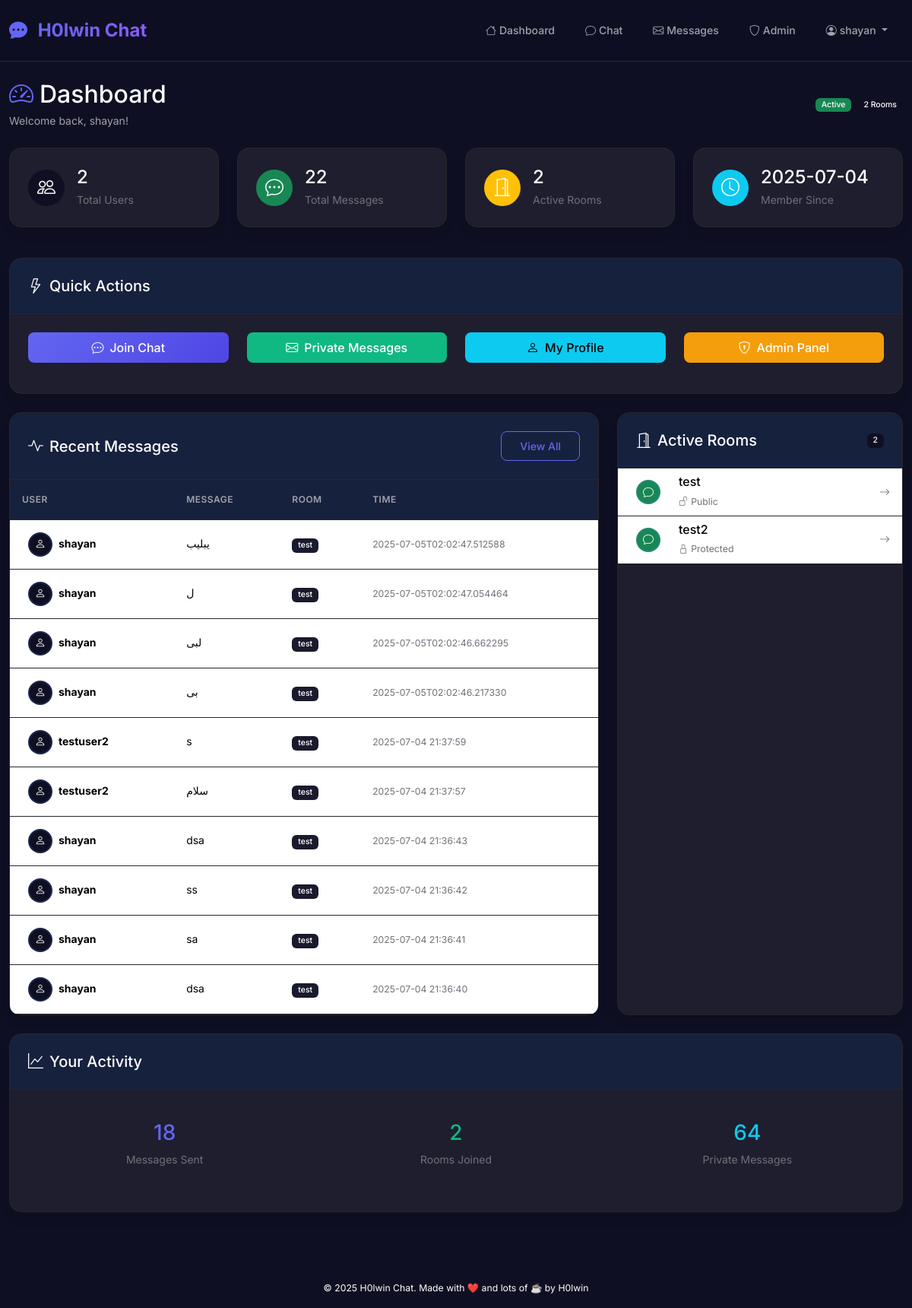
Before: /dashboard (signed in) with the older database file.
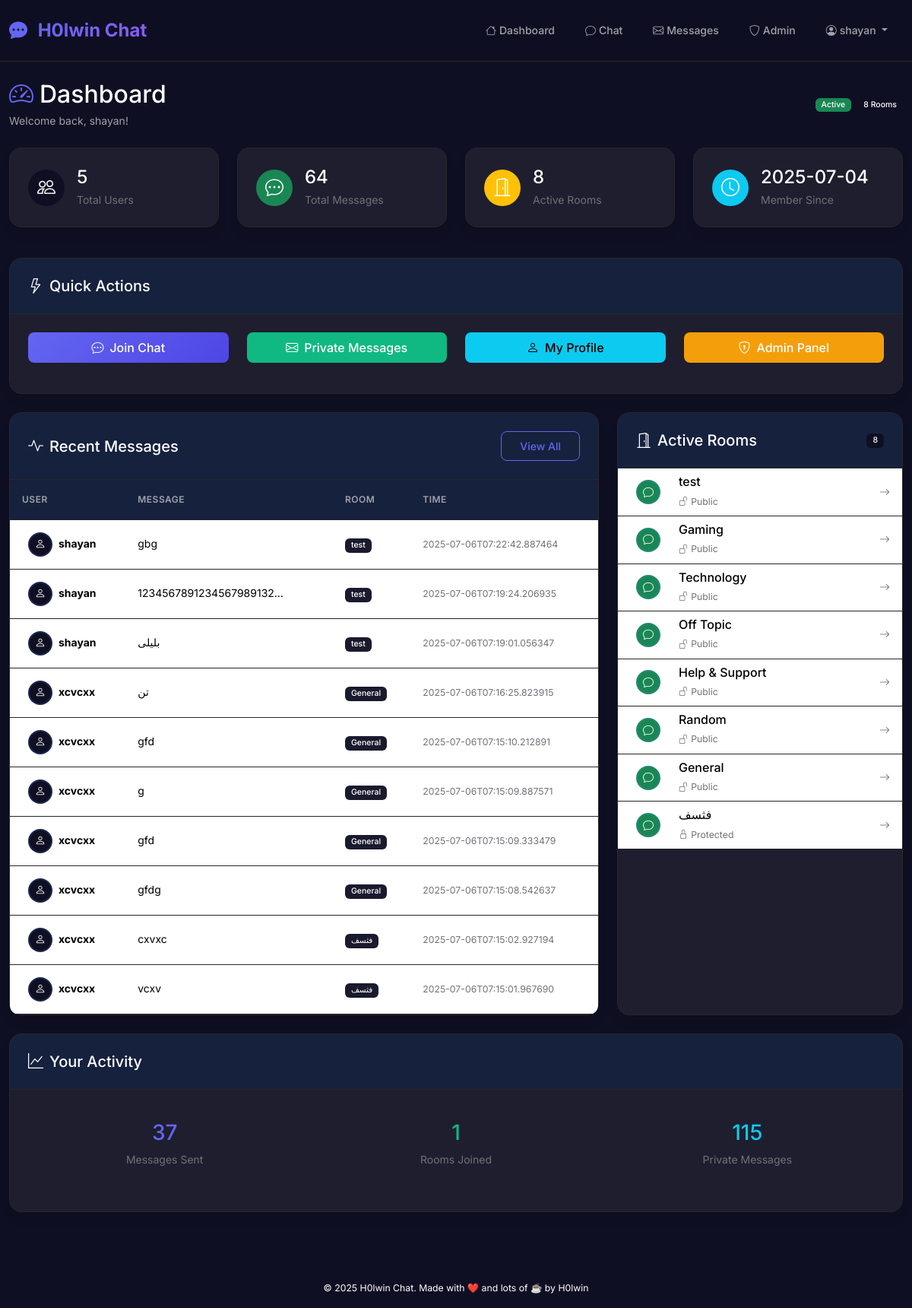
After: the same page with the newer database file.
### tables this page shows
CREATE TABLE messages (
    id INTEGER PRIMARY KEY AUTOINCREMENT,
    sender_id INTEGER NOT NULL,
    room_id INTEGER,
    content TEXT NOT NULL,
    timestamp TIMESTAMP DEFAULT CURRENT_TIMESTAMP,
    FOREIGN KEY (sender_id) REFERENCES users(id) ON DELETE CASCADE,
    FOREIGN KEY (room_id) REFERENCES rooms(id) ON DELETE SET NULL
);

CREATE TABLE "users" (
                    id INTEGER PRIMARY KEY AUTOINCREMENT,
                    username TEXT UNIQUE NOT NULL,
                    email TEXT UNIQUE NOT NULL,
                    hashed_password TEXT NOT NULL,
                    is_admin INTEGER DEFAULT 0,
                    created_at TIMESTAMP DEFAULT CURRENT_TIMESTAMP
                , display_name TEXT, bio TEXT, birth_date DATE, profile_image TEXT, last_seen TIMESTAMP);

CREATE TABLE rooms (
    id INTEGER PRIMARY KEY AUTOINCREMENT,
    name TEXT UNIQUE NOT NULL,
    slug TEXT UNIQUE NOT NULL,
    created_at TIMESTAMP DEFAULT CURRENT_TIMESTAMP
, password TEXT, hidden BOOLEAN DEFAULT 0);

### backend/app.py (the view)
@app.route('/dashboard')
@login_required
def dashboard():
    with get_db() as conn:
        cur = conn.cursor()
        cur.execute('SELECT id, username, email, is_admin, created_at FROM users')
        users = [dict(id=row[0], username=row[1], email=row[2], is_admin=row[3], created_at=row[4]) for row in cur.fetchall()]
        cur.execute('SELECT id, sender_id, content, timestamp FROM messages')
        messages = [dict(id=row[0], sender_id=row[1], content=row[2], timestamp=row[3]) for row in cur.fetchall()]
        cur.execute('''
            SELECT messages.id, users.username, messages.content, messages.timestamp, rooms.name as room_name
            FROM messages
            JOIN users ON messages.sender_id = users.id
            LEFT JOIN rooms ON messages.room_id = rooms.id
            ORDER BY messages.timestamp DESC
            LIMIT 10
        ''')
        recent_messages = [dict(id=row[0], username=row[1], content=row[2], timestamp=row[3], room_name=row[4] or 'General') for row in cur.fetchall()]
        cur.execute('SELECT COUNT(*) FROM messages WHERE sender_id = ?', (current_user.id,))
        user_message_count = cur.fetchone()[0]
        cur.execute('SELECT COUNT(DISTINCT room_id) FROM messages WHERE sender_id = ?', (current_user.id,))
        user_rooms_joined = cur.fetchone()[0]
        cur.execute('SELECT COUNT(*) FROM private_messages WHERE sender_id = ? OR receiver_id = ?', (current_user.id, current_user.id))
        user_pm_count = cur.fetchone()[0]
    rooms = fetch_rooms()
    return render_template('dashboard.html',
                         rooms=rooms,
                         users=users,
                         messages=messages,
                         recent_messages=recent_messages,
                         user_message_count=user_message_count,
                         user_rooms_joined=user_rooms_joined,
                         user_pm_count=user_pm_count)

### backend/app.py (called while the page is built)
@login_manager.user_loader
def load_user(user_id):
    return get_user_by_id(user_id)

def get_db():
    db_path = os.path.join(os.path.dirname(__file__), 'db', 'chatroom.db')
    return sqlite3.connect(db_path)

def fetch_rooms():
    print('fetch_rooms() called')
    with get_db() as conn:
        cur = conn.cursor()
        cur.execute('SELECT id, name, slug, password, created_at, hidden FROM rooms WHERE hidden = 0 ORDER BY created_at ASC')
        rooms = [dict(id=row[0], name=row[1], slug=row[2], has_password=bool(row[3]), created_at=row[4], hidden=bool(row[5])) for row in cur.fetchall()]
        print(f'fetch_rooms() returning {len(rooms)} rooms: {rooms}')
        return rooms

def get_setting(key, default=None):
    with get_db() as conn:
        cur = conn.cursor()
        cur.execute('SELECT value FROM settings WHERE key = ?', (key,))
        row = cur.fetchone()
        return row[0] if row else default

@app.context_processor
def inject_site_name():
    site_name = get_setting('site_name', 'ChatRoom')
    return dict(site_name=site_name)

### frontend/templates/dashboard.html (shortened to what the changed rows need)
{% extends 'base.html' %}
{% block content %}
<div class="container-fluid">
    <div class="row">
        <div class="col-12">
            <div class="d-flex justify-content-between align-items-center mb-4">
                <div>
                    <h2 class="mb-1">
                        <i class="bi bi-speedometer2 me-2 text-primary"></i>Dashboard
                    </h2>
                </div>
                <div class="d-flex gap-2">
                    <span class="badge bg-success">Active</span>
                    <span class="badge bg-primary">{{ rooms|length }} Rooms</span>
                </div>
            </div>
            <div class="row mb-4">
                <div class="col-md-3 mb-3">
                    <div class="card h-100">
                        <div class="card-body">
                            <div class="d-flex align-items-center">
                                <div class="flex-grow-1 ms-3">
                                    <h4 class="mb-1">{{ users|length }}</h4>
                                    <p class="text-muted mb-0">Total Users</p>
                                </div>
                            </div>
                        </div>
                    </div>
                </div>
                <div class="col-md-3 mb-3">
                    <div class="card h-100">
                        <div class="card-body">
                            <div class="d-flex align-items-center">
                                <div class="flex-grow-1 ms-3">
                                    <h4 class="mb-1">{{ messages|length }}</h4>
                                    <p class="text-muted mb-0">Total Messages</p>
                                </div>
                            </div>
                        </div>
                    </div>
                </div>
                <div class="col-md-3 mb-3">
                    <div class="card h-100">
                        <div class="card-body">
                            <div class="d-flex align-items-center">
                                <div class="flex-grow-1 ms-3">
                                    <h4 class="mb-1">{{ rooms|length }}</h4>
                                    <p class="text-muted mb-0">Active Rooms</p>
                                </div>
                            </div>
                        </div>
                    </div>
                </div>
            </div>
            <div class="row">
                <div class="col-md-8 mb-4">
                    <div class="card h-100">
                        <div class="card-body p-0">
                            <div class="table-responsive">
                                <table class="table table-hover mb-0">
                                    <thead>
                                        <tr>
                                            <th>User</th>
                                            <th>Message</th>
                                            <th>Room</th>
                                            <th>Time</th>
                                        </tr>
                                    </thead>
                                    <tbody>
                                        {% for msg in recent_messages %}
                                        <tr>
                                            <td>
                                                <div class="d-flex align-items-center">
                                                    <div class="avatar-sm bg-primary rounded-circle d-flex align-items-center justify-content-center me-2">
                                                        <i class="bi bi-person text-white"></i>
                                                    </div>
                                                    <strong>{{ msg.username }}</strong>
                                                </div>
                                            </td>
                                            <td>
                                                <div class="text-truncate" style="max-width: 200px;" title="{{ msg.content }}">
                                                    {{ msg.content }}
                                                </div>
                                            </td>
                                            <td>
                                                <span class="badge bg-secondary">{{ msg.room_name }}</span>
                                            </td>
                                            <td>
                                                <small class="text-muted">{{ msg.timestamp }}</small>
                                            </td>
                                        </tr>
                                        {% endfor %}
                                    </tbody>
                                </table>
                            </div>
                        </div>
                    </div>
                </div>
                <div class="col-md-4 mb-4">
                    <div class="card h-100">
                        <div class="card-header d-flex justify-content-between align-items-center">
                            <h5 class="mb-0">
                                <i class="bi bi-door-open me-2"></i>Active Rooms
                            </h5>
                            <span class="badge bg-primary">{{ rooms|length }}</span>
                        </div>
                        <div class="card-body p-0">
                            <div class="list-group list-group-flush">
                                {% for room in rooms %}
                                <a href="/chat/room/{{ room.slug }}" class="list-group-item list-group-item-action">
                                    <div class="d-flex align-items-center">
                                        <div class="flex-shrink-0">
                                            <div class="avatar-sm bg-success rounded-circle d-flex align-items-center justify-content-center">
                                                <i class="bi bi-chat text-white"></i>
                                            </div>
                                        </div>
                                        <div class="flex-grow-1 ms-3">
                                            <h6 class="mb-1 room-name">{{ room.name }}</h6>
                                            <small class="text-muted">
                                                {% if room.has_password %}
                                                <i class="bi bi-lock me-1"></i>Protected
                                                {% else %}
                                                <i class="bi bi-unlock me-1"></i>Public
                                                {% endif %}
                                            </small>
                                        </div>
                                        <div class="flex-shrink-0">
                                            <i class="bi bi-arrow-right text-muted"></i>
                                        </div>
                                    </div>
                                </a>
                                {% endfor %}
                            </div>
                        </div>
                    </div>
                </div>
            </div>
            <div class="row">
                <div class="col-12">
                    <div class="card">
                        <div class="card-body">
                            <div class="row">
                                <div class="col-md-4 text-center mb-3">
                                    <div class="p-3">
                                        <h3 class="text-primary mb-2">{{ user_message_count }}</h3>
                                        <p class="text-muted mb-0">Messages Sent</p>
                                    </div>
                                </div>
                                <div class="col-md-4 text-center mb-3">
                                    <div class="p-3">
                                        <h3 class="text-success mb-2">{{ user_rooms_joined }}</h3>
                                        <p class="text-muted mb-0">Rooms Joined</p>
                                    </div>
                                </div>
                                <div class="col-md-4 text-center mb-3">
                                    <div class="p-3">
                                        <h3 class="text-info mb-2">{{ user_pm_count }}</h3>
                                        <p class="text-muted mb-0">Private Messages</p>
                                    </div>
      </div>
    </div>
  </div>
      </div>
    </div>
      </div>
    </div>
  </div>
</div>
{% endblock %}

Changed rows visible on the page:
no longer on this page (row unchanged): messages: username "shayan", content "یبلیب", room_name "test", timestamp "2025-07-05T02:02:47.512588"
no longer on this page (row unchanged): messages: username "shayan", content "ل", room_name "test", timestamp "2025-07-05T02:02:47.054464"
no longer on this page (row unchanged): messages: username "shayan", content "لبی", room_name "test", timestamp "2025-07-05T02:02:46.662295"
no longer on this page (row unchanged): messages: username "shayan", content "بی", room_name "test", timestamp "2025-07-05T02:02:46.217330"
no longer on this page (row unchanged): messages: username "testuser2", content "s", room_name "test", timestamp "2025-07-04 21:37:59"
no longer on this page (row unchanged): messages: username "testuser2", content "سلام", room_name "test", timestamp "2025-07-04 21:37:57"
no longer on this page (row unchanged): messages: username "shayan", content "dsa", room_name "test", timestamp "2025-07-04 21:36:43"
no longer on this page (row unchanged): messages: username "shayan", content "ss", room_name "test", timestamp "2025-07-04 21:36:42"
no longer on this page (row unchanged): messages: username "shayan", content "sa", room_name "test", timestamp "2025-07-04 21:36:41"
no longer on this page (row unchanged): messages: username "shayan", content "dsa", room_name "test", timestamp "2025-07-04 21:36:40"
removed rooms: name "test2", shows "Protected"
added messages: username "shayan", content "gbg", room_name "test", timestamp "2025-07-06T07:22:42.887464"
added messages: username "shayan", content "1234567891234567989132…", room_name "test", timestamp "2025-07-06T07:19:24.206935"
added messages: username "shayan", content "بلیلی", room_name "test", timestamp "2025-07-06T07:19:01.056347"
added messages: username "xcvcxx", content "تن", room_name "General", timestamp "2025-07-06T07:16:25.823915"
added messages: username "xcvcxx", content "gfd", room_name "General", timestamp "2025-07-06T07:15:10.212891"
added messages: username "xcvcxx", content "g", room_name "General", timestamp "2025-07-06T07:15:09.887571"
added messages: username "xcvcxx", content "gfd", room_name "General", timestamp "2025-07-06T07:15:09.333479"
added messages: username "xcvcxx", content "gfdg", room_name "General", timestamp "2025-07-06T07:15:08.542637"
added messages: username "xcvcxx", content "cxvxc", room_name "فثسف", timestamp "2025-07-06T07:15:02.927194"
added messages: username "xcvcxx", content "vcxv", room_name "فثسف", timestamp "2025-07-06T07:15:01.967690"
added rooms: name "Gaming", shows "Public"
added rooms: name "Technology", shows "Public"
added rooms: name "Off Topic", shows "Public"
added rooms: name "Help & Support", shows "Public"
added rooms: name "Random", shows "Public"
added rooms: name "General", shows "Public"
added rooms: name "فثسف", shows "Protected"
Other visible differences:
{{ rooms|length }}: "2" → "8"
{{ users|length }}: "2" → "5"
{{ messages|length }}: "22" → "64"
{{ user_message_count }}: "18" → "37"
{{ user_rooms_joined }}: "2" → "1"
{{ user_pm_count }}: "64" → "115"
